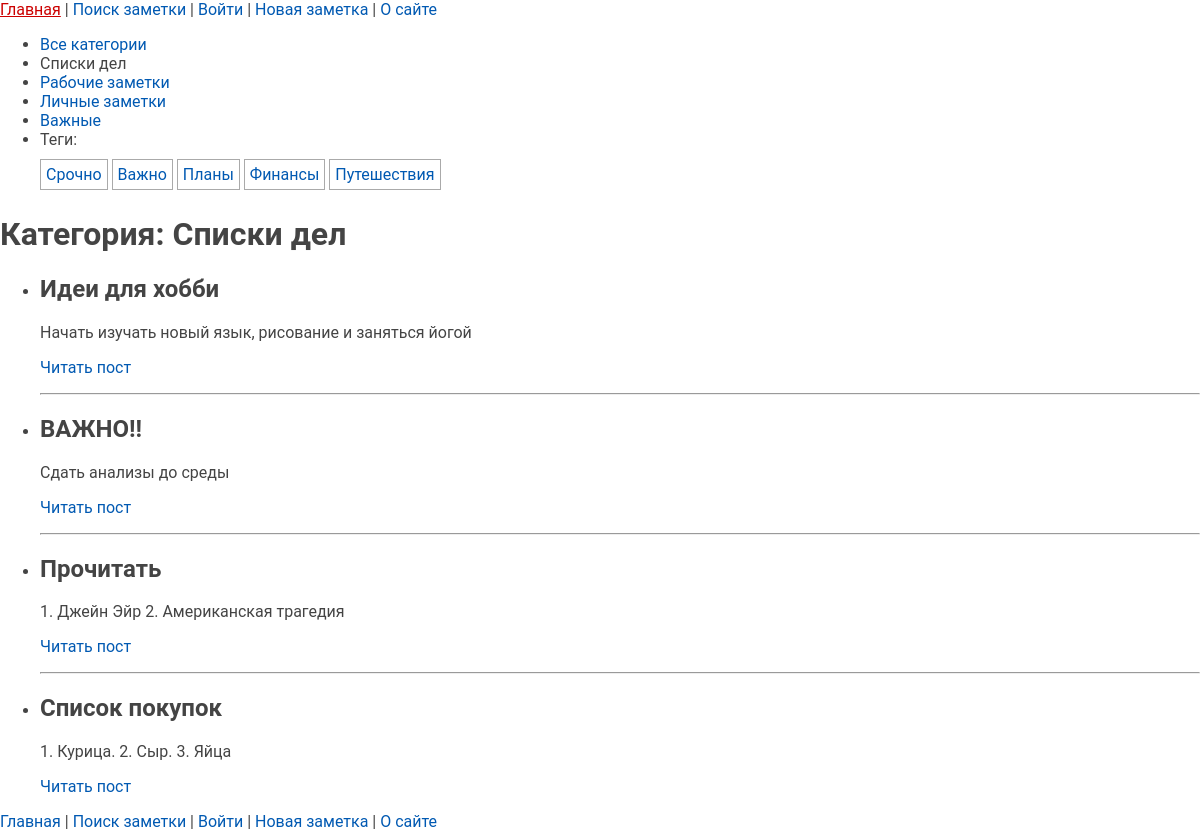
Page /categories/spiski-del/ on the committed database.
### notes/models.py (models this page shows, shortened)
class Category(models.Model):
    name = models.CharField(max_length=100, db_index=True)
    slug = models.SlugField(max_length=255, unique=True, db_index=True)
    def get_absolute_url(self):
        return reverse('categories', kwargs={'cat_slug': self.slug})

class TagPost(models.Model):
    tag = models.CharField(max_length=100, db_index=True)
    slug = models.SlugField(max_length=255, unique=True, db_index=True)
    def get_absolute_url(self):
        return reverse('tag', kwargs={'tag_slug':
                                          self.slug})

class Notes(models.Model):
    class Meta:
        ordering = ['-time_create']
        indexes = [
            models.Index(fields=['-time_create']),
        ]
    class Status(models.IntegerChoices):
        PRIVATE = 0, 'Личное'
        PUBLISHED = 1, 'Опубликовано'
    objects = models.Manager()
    private = UnPublishedModel()
    def get_absolute_url(self):
        return reverse('post', kwargs={'post_slug':
                                           self.slug})
    cat = models.ForeignKey('Category', on_delete=models.PROTECT)
    title = models.CharField(max_length=255)
    slug = models.SlugField(max_length=255, unique=True, db_index=True, verbose_name="URL")
    content = models.TextField(blank=True)
    time_create = models.DateTimeField(auto_now_add=True)
    time_update = models.DateTimeField(auto_now=True)
    is_published = models.BooleanField(choices=Status.choices, default=Status.PRIVATE)
    tags = models.ManyToManyField('TagPost', blank=True, related_name='tags')
    foot_note = models.OneToOneField('FootNote', on_delete=models.SET_NULL, null=True, blank=True, related_name='note')

### notes/views.py (the view)
# urls.py: path('categories/<slug:cat_slug>/', views.categories, name='categories'),
def categories(request, cat_slug):
    category = get_object_or_404(Category, slug=cat_slug)
    posts = Notes.private.filter(cat_id=category.pk)
    data = {
        'title': f'Категория: {category.name}',
        'menu': menu,
        'posts': posts,
        'cat_selected': category.pk,
    }
    return render(request, 'notes/cats.html',
                  context=data)

### notes/models.py (called while the page is built)
    def get_queryset(self):
        return super().get_queryset().filter(is_published=Notes.Status.PRIVATE)

### notes/templatetags/notes_tags.py (called while the page is built)
@register.inclusion_tag('notes/list_categories.html')
def show_categories(cat_selected_id=0):
    cats = Category.objects.all()
    return {"cats": cats, "cat_selected": cat_selected_id}

@register.inclusion_tag('notes/list_tags.html')
def show_all_tags():
    return {"tags": TagPost.objects.all()}

### notes/templates/notes/cats.html (shortened to what this page needs)
{% extends 'base.html' %}
{% load notes_tags %}
{% block content %}
<h1>{{title}}</h1>
<ul>
    {% for p in posts %}
    {% if p.cat_id == cat_selected %}
    <li>
        <h2>{{p.title}}</h2>
        <p>{{p.content}}</p>
        <p><a href="{{ p.get_absolute_url }}">Читать пост</a></p>
        {% if not forloop.last %}
        <hr>
        {% endif %}
    </li>
    {% endif %}
    {% endfor %}
</ul>
{% endblock %}

### notes/templates/notes/list_categories.html
{% for cat in cats %}
 {% if cat.id == cat_selected %}
 <li
class="selected">{{cat.name}}</li>
 {% else %}
 <li><a href="{{ cat.get_absolute_url }}">{{cat.name}}</a></li>
 {% endif %}
{% endfor %}

### notes/templates/notes/list_tags.html
{% if tags %}
 Теги:</p>
 <ul class="tags-list">
 {% for t in tags %}
 <li><a
href="{{t.get_absolute_url}}">{{t.tag}}</a></li>
 {% endfor %}
 </ul>
{% endif %}

### notes/static/notes/css/styles.css (style rules this page uses)
html, body { font-family: 'Roboto'; margin: 0; padding: 0; height: 100%; width: 100%; color: #444; }
a { color: #0059b2; text-decoration: none; }
ul.tags-list { width: 100%; margin: 0; padding: 0; list-style: none; }
ul.tags-list li { margin: 0; padding: 0 0 10px; display: inline-block; }
ul.tags-list li a { padding: 5px; font-size: 16px; border: 1px solid #aaa; }

### rows in the picture
Category: name "Списки дел"
Category: name "Рабочие заметки"
Category: name "Личные заметки"
Category: name "Важные"
TagPost: tag "Срочно"
TagPost: tag "Важно"
TagPost: tag "Планы"
TagPost: tag "Финансы"
TagPost: tag "Путешествия"
Notes: title "Идеи для хобби", content "Начать изучать новый язык, рисование и заняться йогой"
Notes: title "ВАЖНО!!", content "Сдать анализы до среды"
Notes: title "Прочитать", content "1. Джейн Эйр 2. Американская трагедия"
Notes: title "Список покупок", content "1. Курица. 2. Сыр. 3. Яйца"

### other values in the picture
{{ title }} "Категория: Списки дел"
